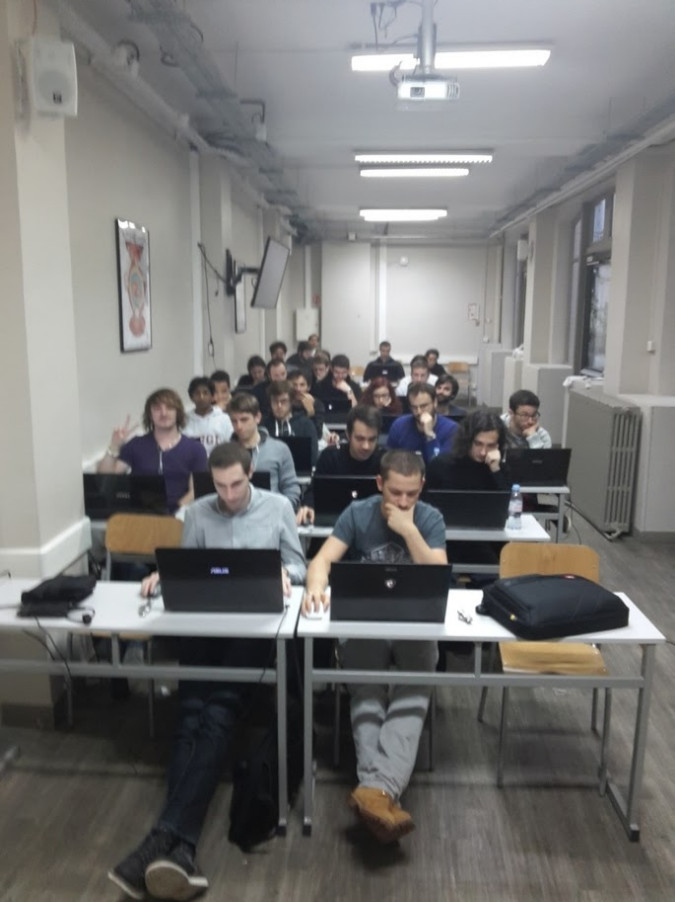
#> input picture TP/disparity/image1.jpg, 676 x 902 px, found by its file name
$ python -i main.py   (imports and definitions only)
#> lines starting #> are read from the running program, lines starting #| are printed output that depends on the picture
import cv2
import cv2 as cv
import numpy as np

maxCorners = 0

def disparity():
    imgA = cv.imread(cv.samples.findFile("TP/disparity/image1.jpg"))
#> imgA is the input picture: shape (902, 676, 3); mean B, G, R 115.8, 117.1, 117.8
    imgB = cv.imread(cv.samples.findFile("TP/disparity/image2_resized.jpg"))
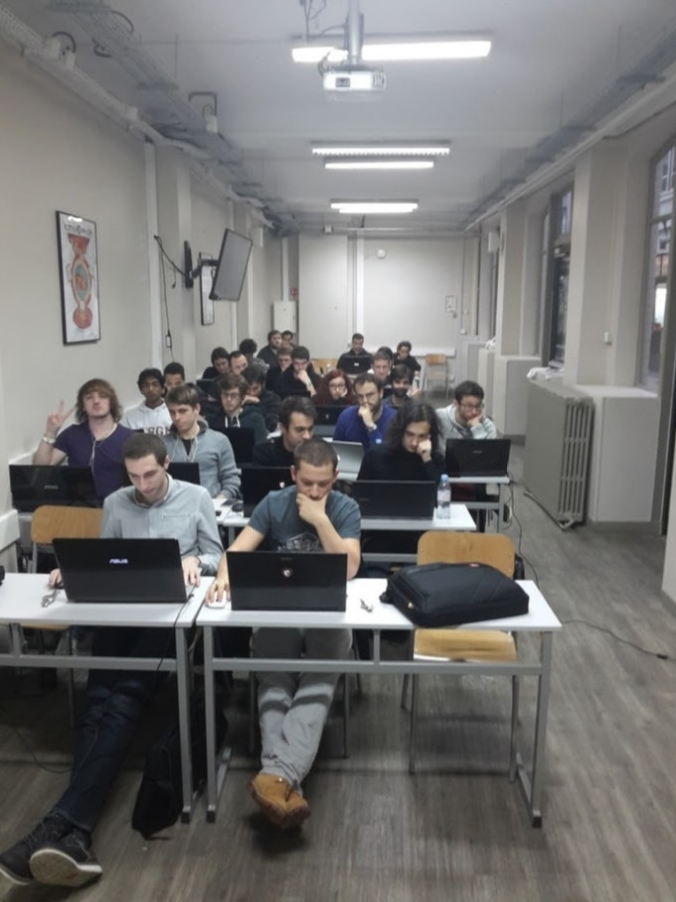
#> input picture TP/disparity/image2_resized.jpg, 676 x 902 px, found by its file name
#> imgB is the input picture: shape (902, 676, 3); mean B, G, R 113.3, 114.3, 115.1
    imgA = cv.cvtColor(imgA, cv.COLOR_BGR2GRAY)
#> imgA: shape (902, 676)
    imgB = cv.cvtColor(imgB, cv.COLOR_BGR2GRAY)
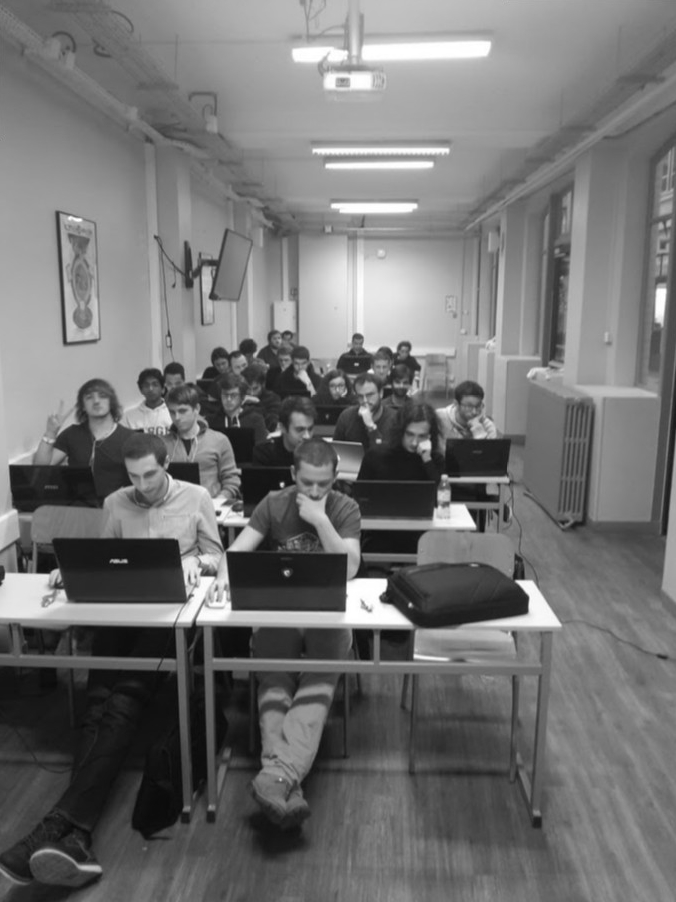
#> imgB: shape (902, 676); min 9, max 255, mean 114.4
    h, w = imgA.shape
#> h = 902; w = 676
    dim = (w, h)
#> dim = (676, 902)
    ia = imgA
    ib = imgB
    #ib = cv.resize(imgB, dim, interpolation=cv.INTER_AREA)
    pa = []
    pb = []
    findMatchings(ia, ib, pa, pb)
    findMatchings(ib, ia, pb, pa)
    displayMatchings(ia, ib, pa, pb)
    iar, ibr = rectify(ia, ib, pa, pb)
    res = cv.hconcat([iar, ibr])
    cv.imshow(f"Rectified", res)
    k = cv.waitKey(0)
    disp = computeDisparity(iar, ibr)
    cv.imshow(f"Disparity", disp)
    k = cv.waitKey(0)


def findMatchings(ia, ib, pa, pb):
    feature_params = dict(maxCorners=maxCorners,
                          qualityLevel=0.05,
                          minDistance=25,
                          blockSize=7)
    lk_params = dict(winSize=(21, 21),
                     maxLevel=5,
                     criteria=(cv.TERM_CRITERIA_EPS | cv.TERM_CRITERIA_COUNT, 30, 0.01))
    tmpA = cv.goodFeaturesToTrack(ia, mask=None, **feature_params)
#> tmpA = 146 rows, first 8: [480, 592], [354, 494], [435, 378], [451, 591], [276, 436], [513, 617], [445, 562], [389, 583]
    tmpB, st, err = cv.calcOpticalFlowPyrLK(ia, ib, tmpA, None, **lk_params)
#> tmpB = 146 rows, first 8: [384.2, 580.6], [271.4, 484.2], [384.6, 363], [349.6, 580.4], [215.4, 427.3], [410.7, 604.5], [356, 571.9], [303.3, 572.5]; st = 146 values, max 1 at index 0, min 0 at index 23, mean 0.938; err = 146 values, max 67.22 at index 6, min -5.26e+30 at index 42, mean -3.6e+28

    if tmpB is not None:
        pB1 = tmpB[st > 0]
#> pB1 = 137 pairs, first value -8.69 to 651.4, second value 43.25 to 869.8
        pA1 = tmpA[st > 0]
#> pA1 = 137 pairs, first value 58 to 671, second value 52 to 883
#> in findMatchings (call 2), `tmpA = cv.goodFeaturesToTrack(ia, mask=None, **feature_params)`: tmpA = 160 rows, first 8: [384, 581], [218, 513], [282, 484], [443, 477], [202, 573], [11, 467], [286, 572], [416, 656]
#> in findMatchings (call 2), `tmpB, st, err = cv.calcOpticalFlowPyrLK(ia, ib, tmpA, None, **lk_params)`: tmpB = 160 rows, first 8: [479.8, 592.5], [303.7, 523.7], [367.7, 493.4], [514.5, 486.7], [292.1, 582.9], [84.71, 474.9], [370.7, 582.8], [505.5, 668.4]; st = 160 values, max 1 at index 0, min 0 at index 64, mean 0.963; err = 160 values, max 69.06 at index 19, min 0 at index 64, mean 14.39

        pa.extend(pA1)
        pb.extend(pB1)

def displayMatchings(ia, ib, pa, pb):

    colors = np.random.randint(0, 255, (max(maxCorners, 1000), 3))

    _,w = ia.shape
#> w = 676
    res = cv2.hconcat([ia, ib])
    mask = np.zeros_like(res)
    for i, (new, old) in enumerate(zip(pb, pa)):
        a, b = new.ravel()
        c, d = old.ravel()
        res = cv.line(res, (int(a), int(b)), (int(c) + w, int(d)), colors[i].tolist(), 1)
        res = cv.circle(res, (int(a), int(b)), 3, colors[i].tolist(), -1)
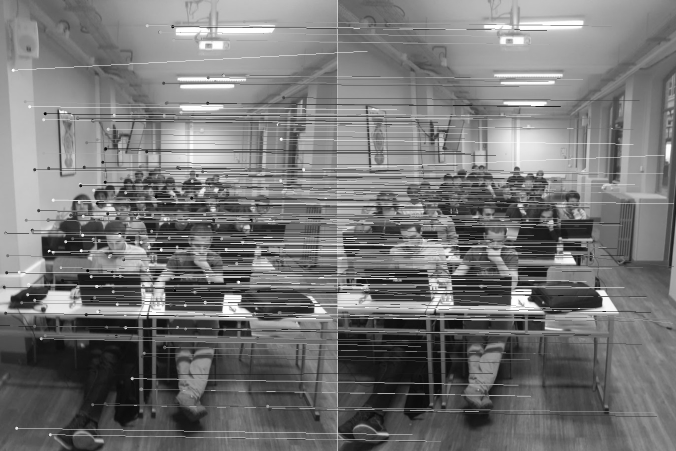
#> res: shape (902, 1352) (shown at 1/2 size); min 0, max 255, mean 118.3

    res = cv.add(res, mask)
    cv.imshow(f"object", res)

    k = cv.waitKey(0)
#> (key Esc is pressed here)

def rectify(ia, ib, pa, pb):
    pts1 = np.int32(pa)
    pts2 = np.int32(pb)
    F, mask = cv.findFundamentalMat(pts1, pts2, cv.FM_RANSAC)
    #pts1 = pts1[mask.ravel() == 1]
    #pts2 = pts2[mask.ravel() == 1]
    h,w = ia.shape
#> h = 902; w = 676
    retval, H1, H2 = cv.stereoRectifyUncalibrated(pts1, pts2, F, (w,h))
#> retval = True
    iar = cv.warpPerspective(ia, H1, (w,h))
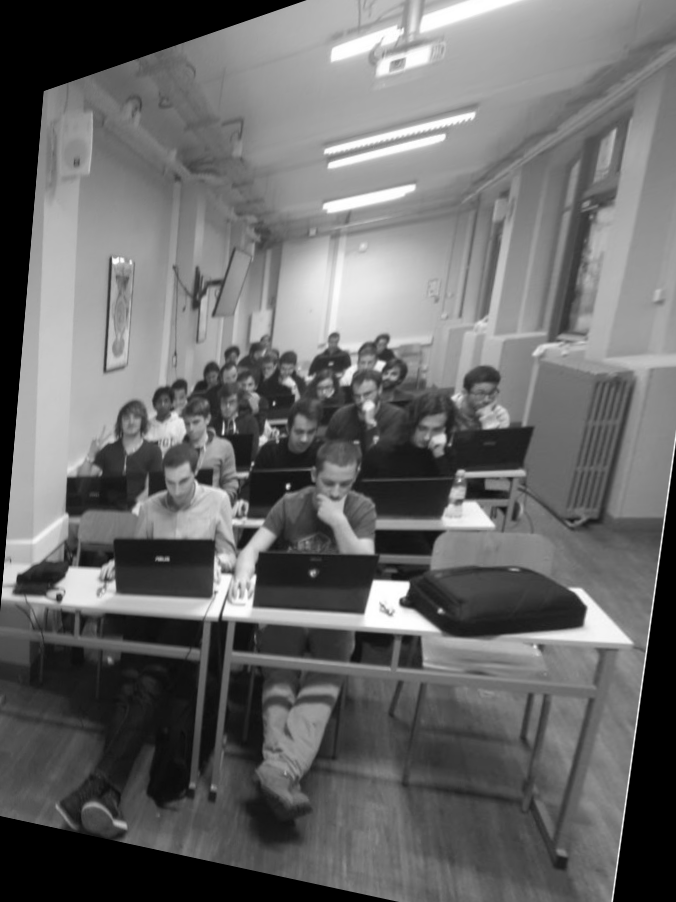
#> iar: shape (902, 676); min 0, max 255, mean 105.6
    ibr = cv.warpPerspective(ib, H2, (w,h))
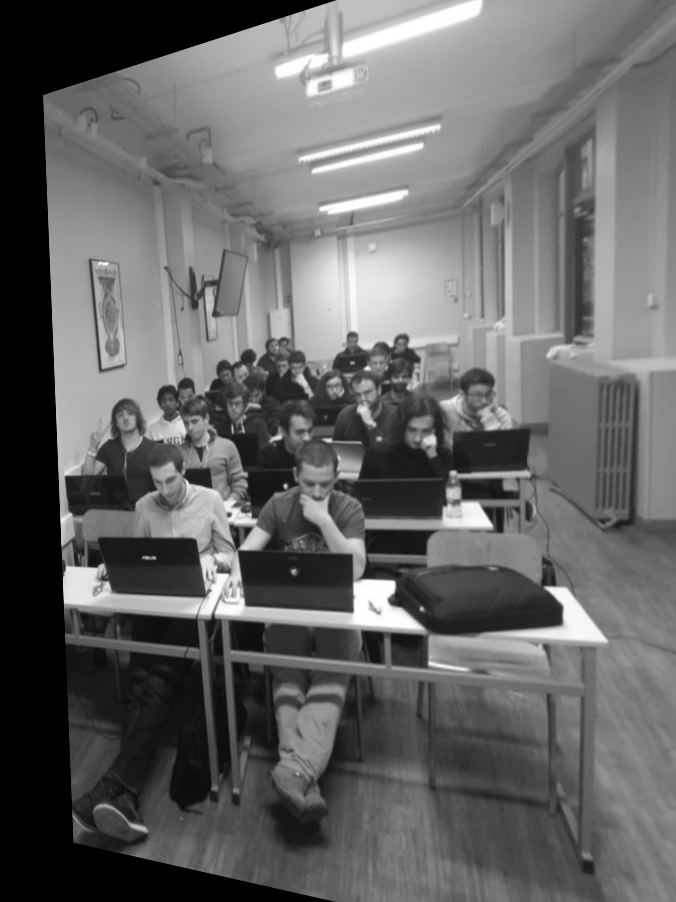
#> ibr: shape (902, 676); min 0, max 255, mean 101.2
#> in disparity, `res = cv.hconcat([iar, ibr])`:
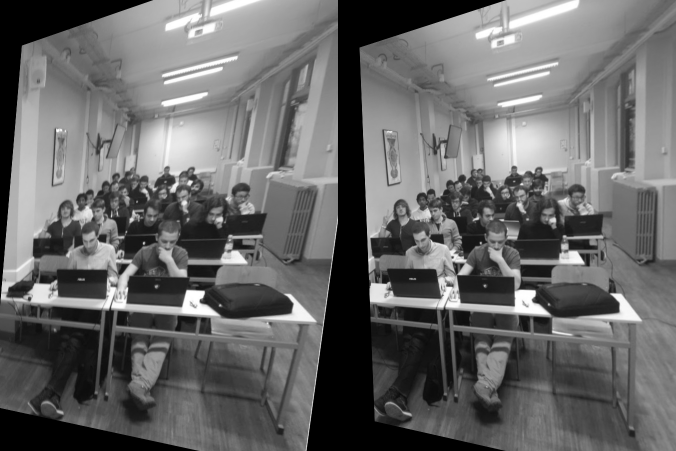
#> res: shape (902, 1352) (shown at 1/2 size); min 0, max 255, mean 103.4
#> (key Esc is pressed here)

    return iar, ibr

def computeDisparity(iar, ibr):
    stereo = cv.StereoBM_create()
    disp = stereo.compute(iar, ibr).astype(float) / 16.
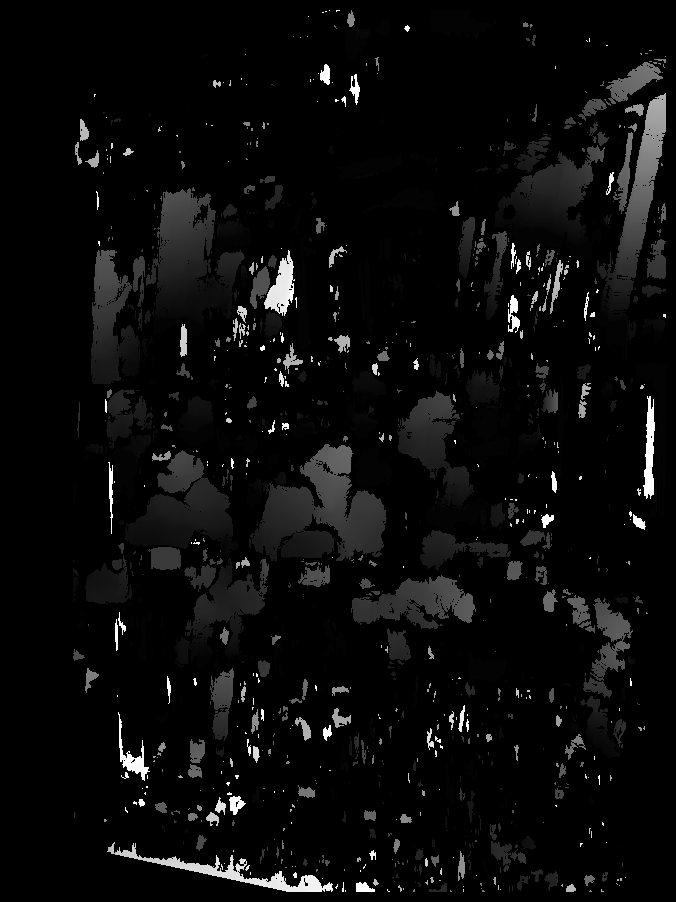
#> disp: shape (902, 676) float64; min -1, max 63, mean 1.7; drawn with min black and max white
    minVal, maxVal, minLoc, maxLoc = cv.minMaxLoc(disp)
#> minVal = -1; maxVal = 63; minLoc = (0, 0); maxLoc = (329, 10)
    coeff = 255.0 / (maxVal - minVal)
#> coeff = 3.98
    offset = -minVal * coeff
#> offset = 3.98
    disp = disp * coeff + offset
    disp = np.uint8(disp)

    return disp

>>> result = disparity()
#> (key Esc is pressed here)
